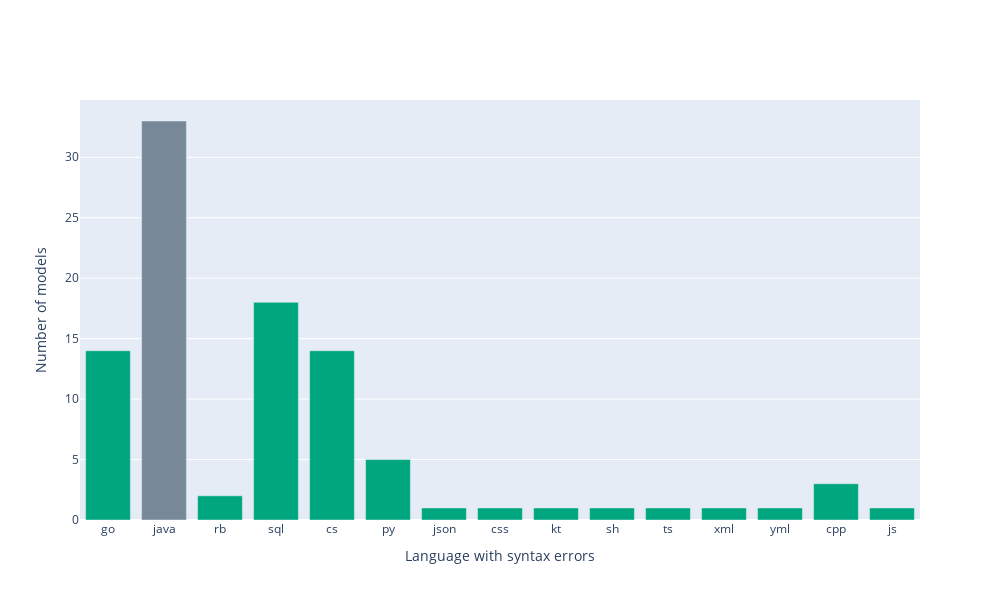
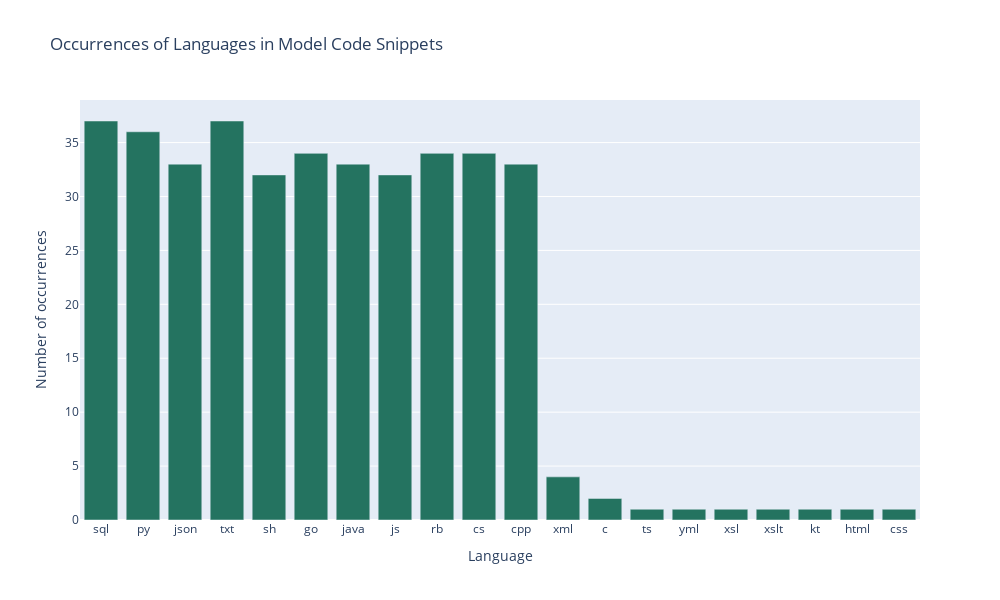
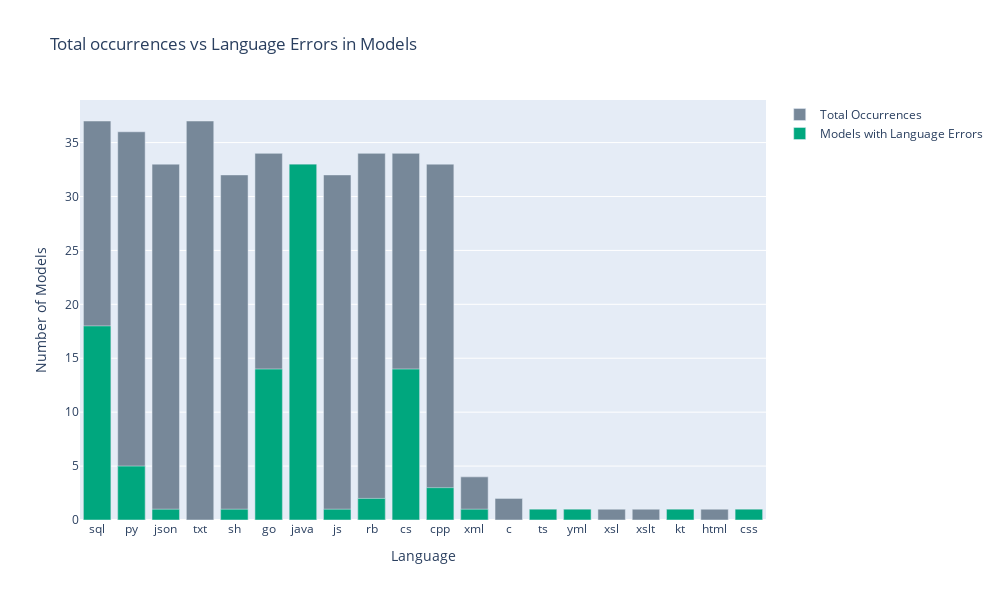

Notebook cell for these charts, in order:
### Markdown cell above
<h1>Visualizations of results from modeltesting</h1>

### Code cell
import os
from pathlib import Path
import matplotlib.pyplot as plt
import plotly.express as px
import plotly.graph_objects as go
import pandas as pd

df = pd.read_csv('results/avg_results.csv')
df_results = pd.read_csv('results/results.csv')
print(len(os.listdir('output')))
averaged_df = df.groupby('Model', as_index=False)[['Average time[s]', 'Average tokens/s']].mean()

lang_error_dict = {}

lang_counts = df[df['Inteded purpose'] == 'coding']['Language errors'].value_counts()
lang_error = df_results['results'].str.split(',').reset_index(drop=True)

for lang_list in lang_error:
    for lang in lang_list:
        if lang not in lang_error_dict:
            lang_error_dict[lang] = 0
        lang_error_dict[lang] += 1
        

# Retrieve language with most errors
max_index = max(lang_error_dict, key=lang_error_dict.get)
colors = ['#00A77E',] * len(lang_error_dict)
max_pos = list(lang_error_dict.keys()).index(max_index)
colors[max_pos] = 'lightslategray'

# Plot Distribution of Syntax Errors 
fig = go.Figure(
    data=[go.Bar(
        x=list(lang_error_dict.keys()),
        y=list(lang_error_dict.values()),
        marker_color=colors
    )]
)
fig.update_layout(
    xaxis_title='Language with syntax errors',
    yaxis_title='Number of models',
    width=1000,
    height=600
)
fig.show()


# Count number models with atleast one appearence of each language
lang_occurences = {}
models = os.listdir('output')
for model in models:
    path = Path('output') / model
    code_snippets = os.listdir(path)
    languages_in_model = set()
    for code_snippet in code_snippets:
        if code_snippet.endswith('go'):
            lang = 'go'
            go_codes = os.listdir(path / code_snippet)
            for go_code in go_codes:
                if lang not in lang_occurences:
                    lang_occurences[lang] = 0
                if lang not in languages_in_model:
                    languages_in_model.add(lang)
                    lang_occurences[lang] += 1
        else:
            lang = code_snippet.split('.')[1]
            if lang not in lang_occurences:
                lang_occurences[lang] = 0
            if lang not in languages_in_model:
                languages_in_model.add(lang)
                lang_occurences[lang] += 1
    


# Plot number of models containing atleaste one appearance of language
fig = px.bar(
    x=list(lang_occurences.keys()),
    y=list(lang_occurences.values()),
    labels={'x': 'Language', 'y': 'Number of occurrences'},
    title='Occurrences of Languages in Model Code Snippets'
)
fig.update_traces(marker_color='#247360')

fig.update_layout(
    xaxis_title='Language',
    yaxis_title='Number of occurrences',
    width=1000,
    height=600
)
fig.show()


# Plot total models containing language vs models with language errors
fig = go.Figure()

fig.add_trace(go.Bar(
    x=list(lang_occurences.keys()),
    y=list(lang_occurences.values()),
    name='Total Occurrences',
    hovertemplate='Language: %{x}<br>Total: %{y}<extra></extra>',
    marker_color='lightslategray'
))

fig.add_trace(go.Bar(
    x=list(lang_error_dict.keys()),
    y=list(lang_error_dict.values()),
    name='Models with Language Errors',
    hovertemplate='Language: %{x}<br>Containing errors: %{y}<extra></extra>',
    marker_color='#00A77E'
))

fig.update_layout(
    barmode='overlay',
    xaxis_title='Language',
    yaxis_title='Number of Models',
    title='Total occurrences vs Language Errors in Models',
    width=1000,
    height=600
)
fig.show()

### Figure 1 — Plotly figure (JSON) as saved in the notebook; plotly's stock layout.template omitted (floating-point values rounded to 4 significant figures)
{"data": [{"marker": {"color": ["#00A77E", "lightslategray", "#00A77E", "#00A77E", "#00A77E", "#00A77E", "#00A77E", "#00A77E", "#00A77E", "#00A77E", "#00A77E", "#00A77E", "#00A77E", "#00A77E", "#00A77E"]}, "type": "bar", "x": ["go", "java", "rb", "sql", "cs", "py", "json", "css", "kt", "sh", "ts", "xml", "yml", "cpp", "js"], "y": [14, 33, 2, 18, 14, 5, 1, 1, 1, 1, 1, 1, 1, 3, 1]}], "layout": {"height": 600, "width": 1000, "xaxis": {"title": {"text": "Language with syntax errors"}}, "yaxis": {"title": {"text": "Number of models"}}}}

### Figure 2 — Plotly figure (JSON) as saved in the notebook; plotly's stock layout.template omitted (floating-point values rounded to 4 significant figures)
{"data": [{"hovertemplate": "Language=%{x}<br>Number of occurrences=%{y}<extra></extra>", "legendgroup": "", "marker": {"color": "#247360", "pattern": {"shape": ""}}, "name": "", "orientation": "v", "showlegend": false, "textposition": "auto", "type": "bar", "x": ["sql", "py", "json", "txt", "sh", "go", "java", "js", "rb", "cs", "cpp", "xml", "c", "ts", "yml", "xsl", "xslt", "kt", "html", "css"], "xaxis": "x", "y": [37, 36, 33, 37, 32, 34, 33, 32, 34, 34, 33, 4, 2, 1, 1, 1, 1, 1, 1, 1], "yaxis": "y"}], "layout": {"barmode": "relative", "height": 600, "legend": {"tracegroupgap": 0}, "title": {"text": "Occurrences of Languages in Model Code Snippets"}, "width": 1000, "xaxis": {"anchor": "y", "domain": [0, 1], "title": {"text": "Language"}}, "yaxis": {"anchor": "x", "domain": [0, 1], "title": {"text": "Number of occurrences"}}}}

### Figure 3 — Plotly figure (JSON) as saved in the notebook; plotly's stock layout.template omitted (floating-point values rounded to 4 significant figures)
{"data": [{"hovertemplate": "Language: %{x}<br>Total: %{y}<extra></extra>", "marker": {"color": "lightslategray"}, "name": "Total Occurrences", "type": "bar", "x": ["sql", "py", "json", "txt", "sh", "go", "java", "js", "rb", "cs", "cpp", "xml", "c", "ts", "yml", "xsl", "xslt", "kt", "html", "css"], "y": [37, 36, 33, 37, 32, 34, 33, 32, 34, 34, 33, 4, 2, 1, 1, 1, 1, 1, 1, 1]}, {"hovertemplate": "Language: %{x}<br>Containing errors: %{y}<extra></extra>", "marker": {"color": "#00A77E"}, "name": "Models with Language Errors", "type": "bar", "x": ["go", "java", "rb", "sql", "cs", "py", "json", "css", "kt", "sh", "ts", "xml", "yml", "cpp", "js"], "y": [14, 33, 2, 18, 14, 5, 1, 1, 1, 1, 1, 1, 1, 3, 1]}], "layout": {"barmode": "overlay", "height": 600, "title": {"text": "Total occurrences vs Language Errors in Models"}, "width": 1000, "xaxis": {"title": {"text": "Language"}}, "yaxis": {"title": {"text": "Number of Models"}}}}
